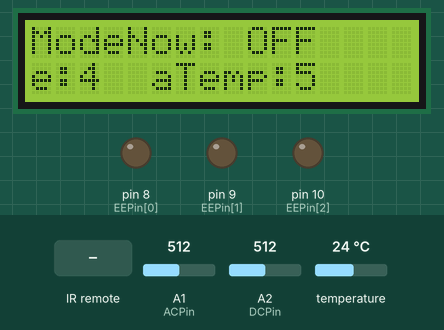
This sketch was run on a simulated Arduino Uno, built with avr-gcc and run on an emulated ATmega328P. Parts: 16×2 character LCD, output pins drawn as LEDs (lit = HIGH). The inputs (shaded band) are chosen by the test bench; at power-on: A2 (DCPin) = 512, A1 (ACPin) = 512, temperature 24 °C.

Above: at 1.2 s.
1.3 s: infrared code 0xFFE01F received
At 2.2 s:
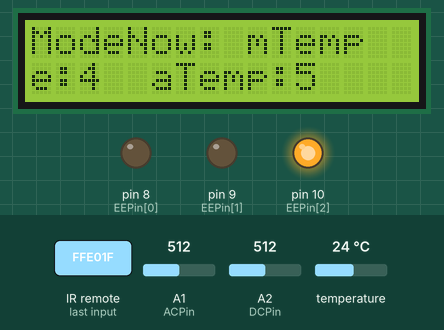
3.1 s: infrared code 0xFF18E7 received
At 4.2 s:
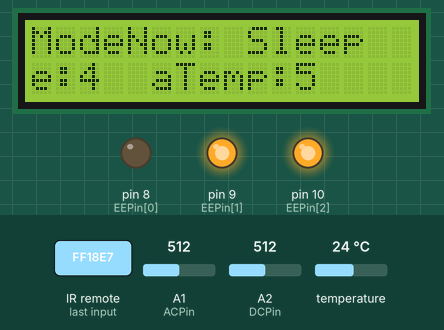
4.7 s: infrared code 0xFF7A85 received
At 5.2 s:
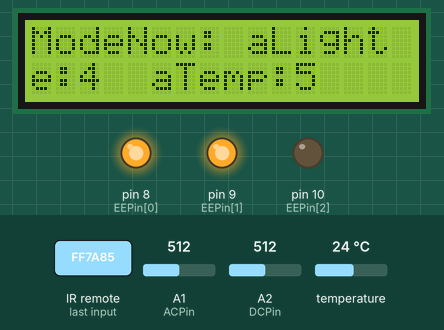
6.3 s: A2 (DCPin) set to 982
9.2 s: A2 (DCPin) set to 1003
12.9 s: infrared code 0xFF10EF received
At 14.2 s:
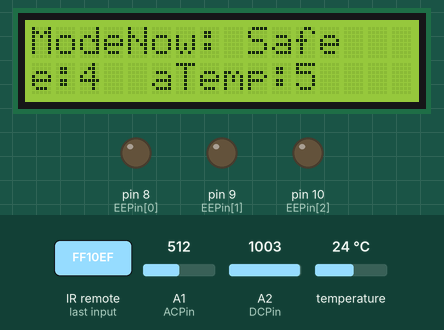
Timing chart, 0 to 15.9 s (numbered marks = the images above; inputs shaded):
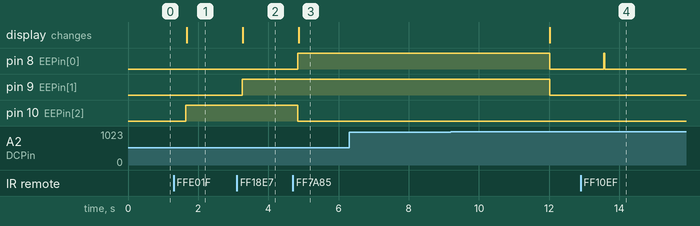

The sketch:

FinalVersion_cooling_control.ino
```cpp
//Testing on temperature sensing and LCD display
#include <LiquidCrystal.h>    //LCD library
#include <OneWire.h>          //sensing library
#include <DallasTemperature.h>//sensing library
#include <IRremote.h>         //IR remote control library

//Temperature sensing initialization
#define ONE_WIRE_BUS 6 //digital sensor is connected with Pin D6
OneWire oneWire (ONE_WIRE_BUS);
DallasTemperature sensors (&oneWire);
//LCD intialization
LiquidCrystal lcd(12, 11, 5, 4, 3, 2);//LCD object to control LCD

int settemp = 23;    //Initialize temperature setting to 23 degree
int mode = 9;        //Initialize Mode to be OFF, note: mode 8 is safe mode
int fan = 0;         //Initialize fan to be OFF
int screen = 0;      //Initialize screen to 0
int timer = 0;       //Initialize timer for timing mode, change fan each second

const int EEPin[3] = {8,9,10};    //set Communication Pins Array to 8,9,10
const int DCPin = 2;    //set DC current reading A2
const int ACPin = 1;    //set AC current reading A1
int data[10] = {0};       //variable to store the value read of DC
int index = 0;       //variable to store the times of reading DC
int raw = 0;          //variable to store the value read of AC

float DCI = 0; //variable to store final DC current value calculated in 10 cycles
float aci = 0; //variable to store final AC current value calculated in real time
const float MaxDCI = 4.5; //------set DC range
const float MaxACI = 20.0; //------set AC range

//IR remote setting
const int receiver = 13;          //set IR remote Control Pin to Pin 13
IRrecv irrecv(receiver);           // create instance of 'irrecv'
decode_results results;            // create instance of 'decode_results'

void setup()
{
  //Setup LCD: Turnoff & screen0 defalut
  lcd.begin(40,7); //setup LCD's number of rows and cols
  lcd.setCursor(0,0);
  lcd.print("ModeNow: OFF");
  lcd.setCursor(-4,1);
  lcd.print("mTemp:0   mFan:1");
  lcd.setCursor(-4,2);
  lcd.print("Sleep:2 aLight:3");
  lcd.setCursor(-4,3);
  lcd.print("aSave:4  aTemp:5");

  //Setup serial
  Serial.begin(9600);
  sensors.begin();      //start sensor
  irrecv.enableIRIn();  // Start the IR receiver

}


void loop()
{
    //set pin mode to communicate with EE
    pinMode (EEPin[0], OUTPUT);
    pinMode (EEPin[1], OUTPUT);
    pinMode (EEPin[2], OUTPUT);
    //get temperature of the environment
    sensors.requestTemperatures();
    float currenttemp = sensors.getTempCByIndex(0);
            //IR Remote control and command operation with EE
      if (irrecv.decode(&results)) // have we received an IR signal?
      {
      translateIR(mode, currenttemp);
      irrecv.resume(); // receive the next value
      }

  if(mode!=8)
  {
    //Read DC current of System Current Transducer
    ReadDCCurrent();
    ReadACCurrent();
    //safe mode detection
    if (DCI>=MaxDCI||aci>=MaxACI)
      {
        mode=8; index=0; timer=0;
        digitalWrite(EEPin[0],LOW);digitalWrite(EEPin[1],LOW);digitalWrite(EEPin[2],LOW);
      }

    if (mode!=8)
    {
    //Timer motivation
      if(mode==2)
      {
        if(timer==1000)
        {
         if(fan == 3){fan=2;}
         else {fan=3;}
        }
        MotivateFan();
      }

      //update timer
      if (timer<1000){timer+=100;}
      else {timer=0;}
    }
  }

  //Print message on LCD
  PrintOnLCD(mode,currenttemp);
}

void ReadDCCurrent()
{
  data[index] = analogRead(DCPin);
  delay(10);
  index++;
  data[index] = analogRead(DCPin);
  if (index<9){index++;}
  else
  {
    index = 0;
    int sum=0; for(int i=0; i<10; i++){sum+=data[i];}
    DCI = (sum/10-513.25)/63.75;
    if (DCI<0){DCI=0;}
    //Serial.println(DCI);
  }
}

void ReadACCurrent()
{
  raw = analogRead(ACPin);
  delay(10);
  aci = (raw-62)/60;
  if(aci<0){aci=0;}
}

void translateIR(int& mode, float currenttemp)//operation with EE and change Mode
{
  switch(results.value)
  {
    case 0xFFC23D: //PLAY/PAUSE, OFF/ON MODE, message 000 (OFF)
      if(mode!=9)//turn to OFF mode to reset from safe mode and other mode
        {
          mode = 9;
          digitalWrite(EEPin[0],LOW);digitalWrite(EEPin[1],LOW);digitalWrite(EEPin[2],LOW);
        }
      else {mode=1; MotivateFan();}
      break;

    case 0xFFE01F: //VOL-, Manual Temp Mode, turn down temp setting
      if (mode == 1)
      {
        if (fan!=0){fan--;}
        MotivateFan();
      }
      else  {settemp--;TempControl(currenttemp, mode);mode=0;}//default: manual temp
      break;

    case 0xFFA857: //VOL+, Manual Temp Mode, turn up temp setting
      if (mode == 1)
      {
        if (fan!=3){fan++;}
        MotivateFan();
      }
      else  {settemp++;TempControl(currenttemp, mode);mode=0;}//default: manual temp
      break;

    case 0xFF6897: //0, Manual Temp Control
      mode = 0;
      MotivateFan();
      break;

    case 0xFF30CF: //1, Manual Fan Control
      mode = 1;
      MotivateFan();
      break;

    case 0xFF18E7: //2, Time(sleep) Auto Mode, message 101(TIME)
      mode = 2;
      fan = 3; //High fan spped initialization
      //fan will be motivated in the end of the loop
      break;

    case 0xFF7A85: //3, Light Auto Mode, message 110 (LIGHT)
      mode = 3;
      digitalWrite(EEPin[0],HIGH);digitalWrite(EEPin[1],HIGH);digitalWrite(EEPin[2],LOW);
      break;

    case 0xFF10EF: //4, Energy Saving, message 100 (saving)
      mode = 4;
      digitalWrite(EEPin[0],HIGH);digitalWrite(EEPin[1],LOW);digitalWrite(EEPin[2],LOW);
      break;

    case 0xFF38C7: //5, Temp Auto Mode, use function to send message
      mode = 5;
      TempControl(currenttemp, mode);
      break;

    case 0xFF22DD: //PREV, screen 0 to choose screen
      screen = 0;
      MotivateFan();
      break;

    case 0xFF02FD: //NEXT, screen 1 to choose screen
      screen = 1;
      MotivateFan();
      break;
  }

}

void MotivateFan()
{
  if (fan == 3) //message 011 (HIGH)
    {digitalWrite(EEPin[0],LOW);digitalWrite(EEPin[1],HIGH);digitalWrite(EEPin[2],HIGH);}
  else if (fan == 2)//message 010 (MID)
    {digitalWrite(EEPin[0],LOW);digitalWrite(EEPin[1],HIGH);digitalWrite(EEPin[2],LOW);}
  else if (fan == 1)//message 001 (LOW)
    {digitalWrite(EEPin[0],LOW);digitalWrite(EEPin[1],LOW);digitalWrite(EEPin[2],HIGH);}
  else if (fan == 0)//message 000 (OFF)
    {digitalWrite(EEPin[0],LOW);digitalWrite(EEPin[1],LOW);digitalWrite(EEPin[2],LOW);}
}

void TempControl(float currenttemp, int mode)
{
  float reference;

  if (mode == 0){reference = settemp;}
  else if(mode == 5){reference = 22.5;}//use 22.5 as auto mode reference

  float diff = currenttemp-reference;
  if (diff>=4)       {fan = 3;}//message 011 (HIGH)
  else if (diff>=2)  {fan = 2;}//message 010 (MID)
  else if (diff>=0)  {fan = 1;}//message 001 (LOW)
  else               {fan = 0;}//message 000 (OFF)

  MotivateFan();
}


void PrintOnLCD(int mode, float temperature)
{
  lcd.clear();
  lcd.setCursor(0,0);
  if (mode == 9){lcd.print("ModeNow: OFF");}
  else if (mode==8){lcd.print("ModeNow: Safe");}
  else if (mode == 0){lcd.print("ModeNow: mTemp");}
  else if (mode == 1){lcd.print("ModeNow: mFan");}
  else if (mode == 2){lcd.print("ModeNow: Sleep");}
  else if (mode == 3){lcd.print("ModeNow: aLight");}
  else if (mode == 4){lcd.print("ModeNow: aSave");}
  else if (mode == 5){lcd.print("ModeNow: aTemp");}

  if (screen == 0) {PrintModeChoice(mode);}
  else if (screen == 1 ){PrintStatus(mode, temperature);}
}

void PrintModeChoice(int mode)
{
  lcd.setCursor(-4,1);
  lcd.print("mTemp:0   mFan:1");
  lcd.setCursor(-4,2);
  lcd.print("Sleep:2 aLight:3");
  lcd.setCursor(-4,3);
  lcd.print("aSave:4  aTemp:5");
}

void PrintStatus(int mode, float temperature)
{
  lcd.setCursor(-4,1);
  if(mode==0||mode == 9||mode == 8)
  {
    lcd.print("Temp Set: ");
    lcd.print(settemp);
  }
  else if (mode == 1||mode==2)
  {
    if(fan==0){lcd.print("Fan Set: OFF");}
    else if(fan==1){lcd.print("Fan Set: LOW");}
    else if(fan==2){lcd.print("Fan Set: MID");}
    else if(fan==3){lcd.print("Fan Set: HIGH");}
  }
  //else if (mode == 2){lcd.print("Time Counting...");}
  else if (mode == 3){lcd.print("Light Coming....");}
  else if (mode == 4){lcd.print("Energy Saving...");}
  else if (mode == 5){lcd.print("Temperature Auto");}


  lcd.setCursor(-4,2);
  lcd.print ("Temp Now: ");
  lcd.print(temperature);


  lcd.setCursor(-4,3);

  lcd.print("DC:");
 if(mode==8){lcd.print("N/A");}
 else
 {lcd.print(DCI);}

  lcd.print(" AC:");
  if(mode==8){lcd.print("N/A");}
  else{lcd.print(aci);}
}
```

Measured:
- after the input at 1.3 s, pin 10 (EEPin[2]): LOW → HIGH after 0.35 s; the display: changes after 0.38 s (image 1)
- after the input at 3.1 s, pin 9 (EEPin[1]): LOW → HIGH after 0.16 s; the display: changes after 0.17 s (image 2)
- after the input at 4.7 s, pin 8 (EEPin[0]): LOW → HIGH after 0.13 s; pin 10 (EEPin[2]): HIGH → LOW after 0.13 s; the display: changes after 0.16 s (image 3)
- after the input at 6.3 s, every drawn part: stays the same
- after the input at 12.9 s, pin 8 (EEPin[0]): LOW → HIGH after 0.66 s, → LOW 0.02 s later
